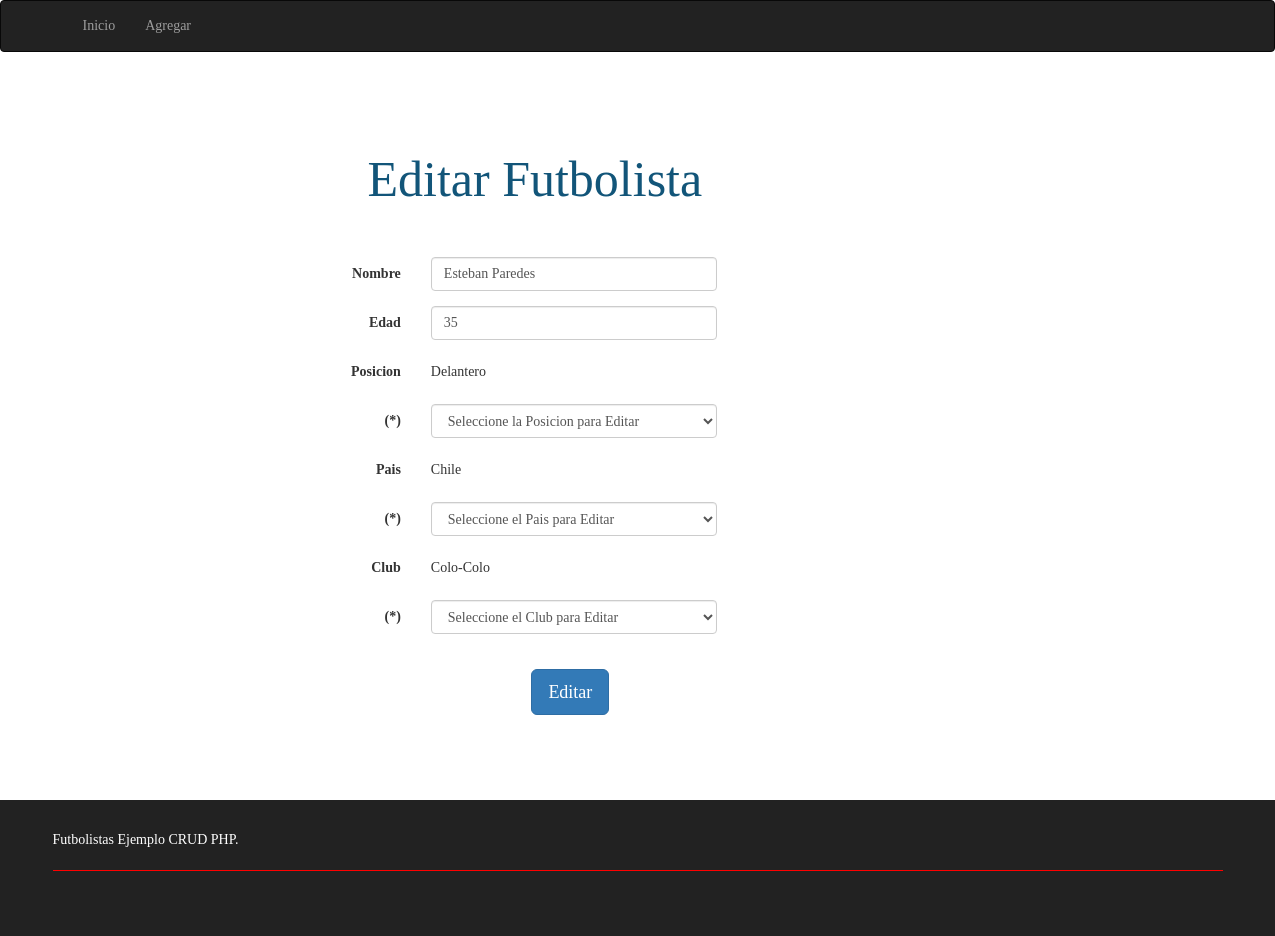
Screenshot of /?cargar=Editar&id=1 with the database file from the repository.
### tables this page shows
CREATE TABLE `futbolista` (
  `id` int(11) NOT NULL,
  `nombre` varchar(150) NOT NULL,
  `edad` int(11) NOT NULL,
  `id_posicion` int(11) NOT NULL,
  `id_pais` int(11) NOT NULL,
  `id_club` int(11) NOT NULL
);

CREATE TABLE `posicion` (
  `id` int(11) NOT NULL,
  `nombre` varchar(100) NOT NULL
);

CREATE TABLE `pais` (
  `id` int(11) NOT NULL,
  `nombre` varchar(100) NOT NULL
);

CREATE TABLE `club` (
  `id` int(11) NOT NULL,
  `nombre` varchar(100) NOT NULL,
  `estadio` varchar(100) NOT NULL
);

### controller/ctrFutbolista.php (called while the page is built, shortened)
<?php
include_once("model/clsFutbolista.php");
class ctrFutbolista
{
	private $Futbolista;
	public function __construct()
	{
		$this->Futbolista = new clsFutbolista();
	}
	public function Ver($id)
	{
		$this->Futbolista->set("id", $id);
 		return $this->Futbolista->Ver();
	}
}
?>

### DB/DbAbstractModel_MYSQL.php (called while the page is built, shortened)
<?php
  abstract class DBAbstractModel {
     private static $db_host = 'localhost';
     private static $db_user = 'root';
     private static $db_pass = '';
     protected $db_name = 'Futbolistas';
     protected $query;
     private $rows = array();
     private $conn;
    private function open_connection() {
       $this->conn = new mysqli(self::$db_host, self::$db_user,
       self::$db_pass, $this->db_name);
       $this->conn->set_charset("utf8");
    }
    protected function get_results_from_query() {
       $result = $this->conn->query($this->query);
       while ($this->rows[] = $result->fetch_assoc());
       return $this->rows;
    }
  }
?>

### model/clsFutbolista.php (called while the page is built, shortened)
<?php
include_once("DB/DbAbstractModel_MYSQL.php");
class clsFutbolista extends DBAbstractModel
{
	private $id;
	public function Ver()
	{
		$this->query = "SELECT f.id as id, f.nombre as nombre, f.edad as edad, p.nombre as posicion, pa.nombre as pais, c.nombre as club, c.estadio
		FROM futbolista f INNER JOIN posicion p ON f.id_posicion = p.id INNER JOIN pais pa ON f.id_pais = pa.id INNER JOIN club c ON f.id_club = c.id
		WHERE f.id = '{$this->id}' LIMIT 1";
		return $this->get_results_from_query()[0];
	}
}
?>

### view/Editar.php (the view, shortened to what this page needs)
<?php
	$controlador = new ctrFutbolista();
	if(isset($_GET['id']))
	{
		$resultado = $controlador->Ver($_GET['id']);
	}
	else
	{
		header('Location: ?cargar=inicio');
	}
?>
<h1 class="col-sm-10 col-md-offset-3 h1agregar">Editar Futbolista</h1>
<form class="form-horizontal col-sm-10 col-md-offset-2" name="" action="" method="POST">
	<div class="form-group">
		<label class="col-sm-2 control-label">Nombre</label>
		<div class="col-sm-4">
			<input class="form-control" type="text" name="nombre" value="<?php echo $resultado['nombre']; ?>" required/>
		</div>
	</div>
	<div class="form-group">
		<label class="col-sm-2 control-label">Edad</label>
		<div class="col-sm-4">
			<input class="form-control" type="text" name="edad" value="<?php echo $resultado['edad']; ?>" required/>
		</div>
	</div>
	<div class="form-group">
		<label class="col-sm-2 control-label">Posicion</label>
		<div class="col-sm-4">
			<p class="form-control-static"><?php echo $resultado['posicion']; ?></p>
		</div>
	</div>
	<div class="form-group">
		<label class="col-sm-2 control-label">(*)</label>
		<div class="col-sm-4">
			<select class="form-control" name="posicion" value="">
				<option value="" >Seleccione la Posicion para Editar</option>
			</select>
		</div>
	</div>
	<div class="form-group">
		<label class="col-sm-2 control-label">Pais</label>
		<div class="col-sm-4">
			<p class="form-control-static"><?php echo $resultado['pais']; ?></p>
		</div>
	</div>
	<div class="form-group">
		<label class="col-sm-2 control-label">(*)</label>
		<div class="col-sm-4">
			<select class="form-control" name="pais" value="">
				<option value="">Seleccione el Pais para Editar</option>
			</select>
		</div>
	</div>
	<div class="form-group">
		<label class="col-sm-2 control-label">Club</label>
		<div class="col-sm-4">
			<p class="form-control-static"><?php echo $resultado['club']; ?></p>
		</div>
	</div>
	<div class="form-group">
		<label class="col-sm-2 control-label">(*)</label>
		<div class="col-sm-4">
			<select class="form-control" name="club" value="">
				<option value="">Seleccione el Club para Editar</option>
			</select>
		</div>
	</div>
	<br>
	<div class="form-group">
	    <div class="col-sm-offset-2 col-sm-8">
	      	<button type="submit" class="btn btn-primary btn-lg col-md-offset-2" name="btnEditar">Editar</button>
	    </div>
    </div>
</form>

### css/base.css (style rules this page uses)
body { font-family: Verdana; margin: 0; padding: 0; }
.h1agregar { color: #125579; font-family: Verdana; margin-top: 60px; margin-bottom: 50px; font-size: 50px; }

### rows the page displays
futbolista: nombre "Esteban Paredes", edad "35", id_posicion.nombre "Delantero", id_pais.nombre "Chile", id_club.nombre "Colo-Colo"
